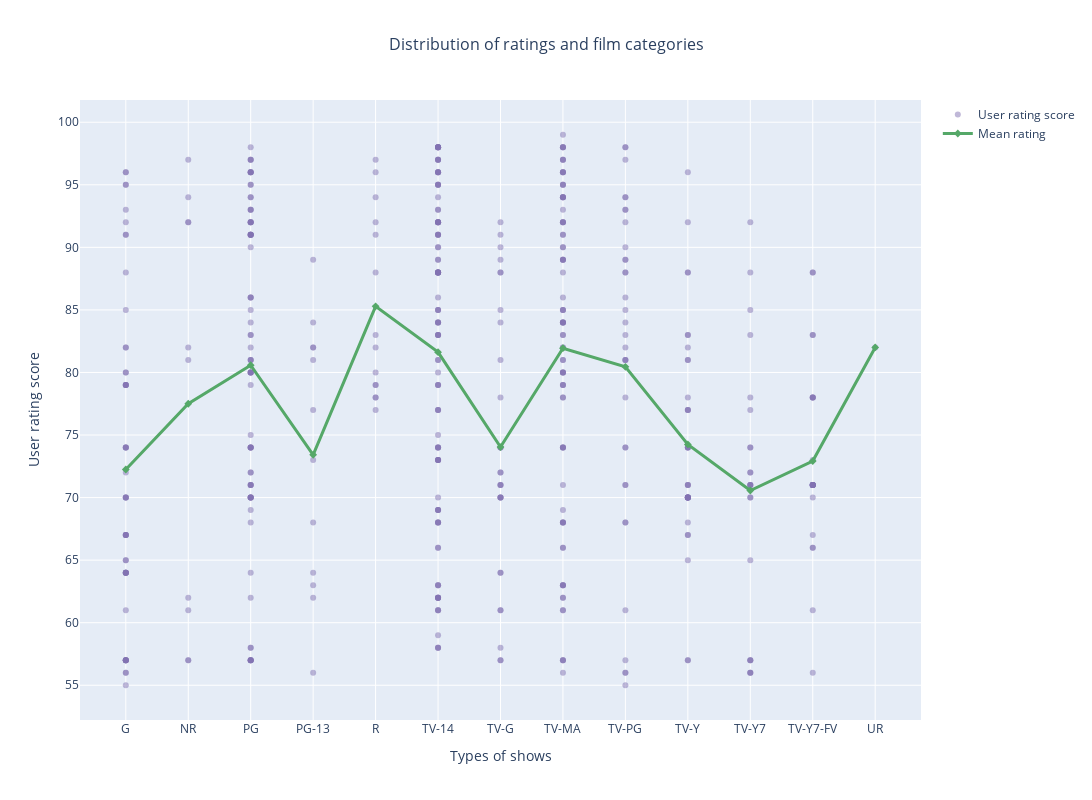

Notebook source saved alongside this figure:
### Code cell
import plotly.graph_objects as go

mean_for_rating = data_without_dublicates.groupby(['rating'])['user rating score'].mean()
order_for_rating = sorted(data_without_dublicates['rating'].unique())
mean_for_rating = mean_for_rating.reindex(order_for_rating)

scatter = go.Scatter(
    x=data_without_dublicates['rating'],
    y=data_without_dublicates['user rating score'],
    mode='markers',
    name='User rating score',
    marker=dict(color='#8172B2', opacity=0.5)
)

line = go.Scatter(
    x=mean_for_rating.index,
    y=mean_for_rating.values,
    mode='lines+markers',
    name='Mean rating',
    line=dict(color='#55A868', width=3),
    marker=dict(symbol='diamond')
)

layout = go.Layout(
    title=dict(text='Distribution of ratings and film categories', font=dict(size=16), x=0.5),
    xaxis=dict(title='Types of shows', categoryorder='array', categoryarray=order_for_rating),
    yaxis=dict(title='User rating score', tickvals=np.arange(50, 101, 5)),
    showlegend=True,
    font=dict(size=12),
    width=1100,
    height=800
)

fig = go.Figure(data=[scatter, line], layout=layout)
fig.show()

### Figure 1 — Plotly figure (JSON) as saved in the notebook; plotly's stock layout.template omitted (floating-point values rounded to 4 significant figures; data arrays with more than 128 entries replaced by an {"elided": "..."} marker saying what was removed)
{"data": [{"marker": {"color": "#8172B2", "opacity": 0.5}, "mode": "markers", "name": "User rating score", "type": "scatter", "x": {"elided": "500 str values"}, "y": {"elided": "500 int values"}}, {"line": {"color": "#55A868", "width": 3}, "marker": {"symbol": "diamond"}, "mode": "lines+markers", "name": "Mean rating", "type": "scatter", "x": ["G", "NR", "PG", "PG-13", "R", "TV-14", "TV-G", "TV-MA", "TV-PG", "TV-Y", "TV-Y7", "TV-Y7-FV", "UR"], "y": [72.25, 77.5, 80.58, 73.42, 85.29, 81.62, 74.03, 81.94, 80.45, 74.25, 70.57, 72.92, 82]}], "layout": {"font": {"size": 12}, "height": 800, "showlegend": true, "title": {"font": {"size": 16}, "text": "Distribution of ratings and film categories", "x": 0.5}, "width": 1100, "xaxis": {"categoryarray": ["G", "NR", "PG", "PG-13", "R", "TV-14", "TV-G", "TV-MA", "TV-PG", "TV-Y", "TV-Y7", "TV-Y7-FV", "UR"], "categoryorder": "array", "title": {"text": "Types of shows"}}, "yaxis": {"tickvals": [50, 55, 60, 65, 70, 75, 80, 85, 90, 95, 100], "title": {"text": "User rating score"}}}}
